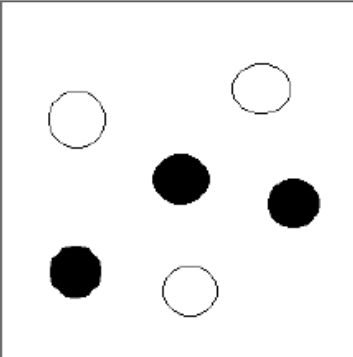
#> input picture opencv_tutorialpoint/A.png, 353 x 357 px, found by its file name
$ python binaryimg.py
#> lines starting #> are read from the running program, lines starting #| are printed output that depends on the picture; after the words box and inside, x2 and y2 are one past the last pixel; in counts of white or black regions, pixels touching at a corner belong together
import cv2
import numpy as np
import matplotlib.pyplot as plt

img = cv2.imread(r"C:\Users\ASUS\Documents\Python\Programs\opencv_tutorialpoint\A.png")
#> img is the input picture: shape (357, 353, 3); min 0, max 255, mean 238.9
ret,img1= cv2.threshold(img,127,255,cv2.THRESH_BINARY)
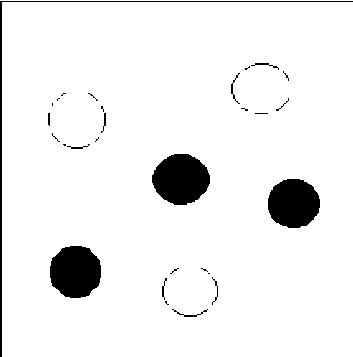
#> img1: shape (357, 353, 3); 93.7% white; 29 black regions (16 under 20 px), largest, box (x1, y1, x2, y2) and area: (152, 154, 210, 205) 2244, (50, 246, 101, 298) 2135, (268, 179, 320, 228) 2025


plt.subplot(2,3,2),plt.imshow(img,'gray',vmin=0,vmax=255)
plt.title("Original")

plt.subplot(2,3,2),plt.imshow(img1,'gray',vmin=0,vmax=255)
plt.title("Binary Threshold")

plt.show()
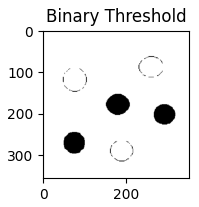
#> figure drawn by matplotlib, 1 panel
